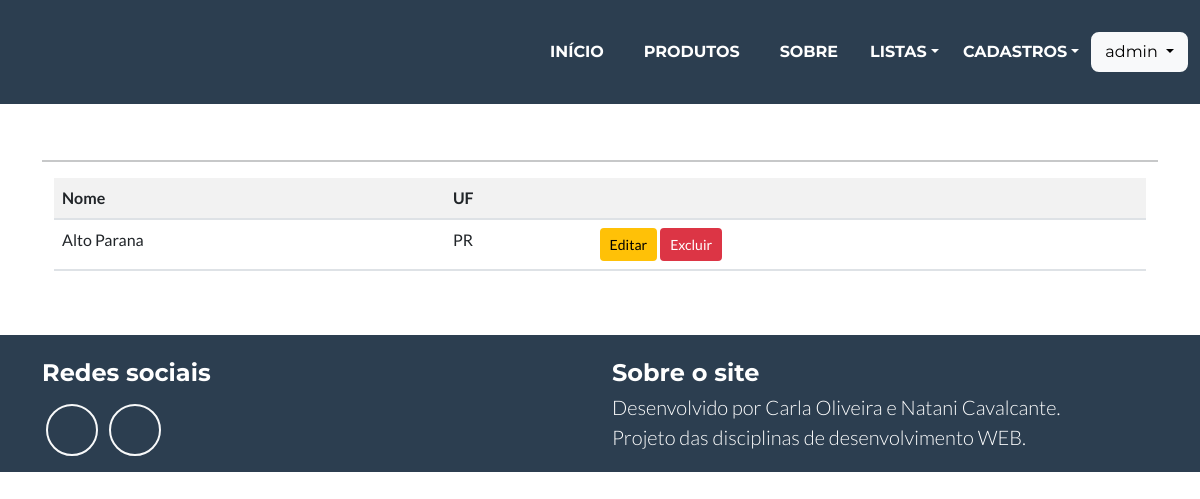
The page /listar/cidade/ (signed in) on the database as committed earlier.
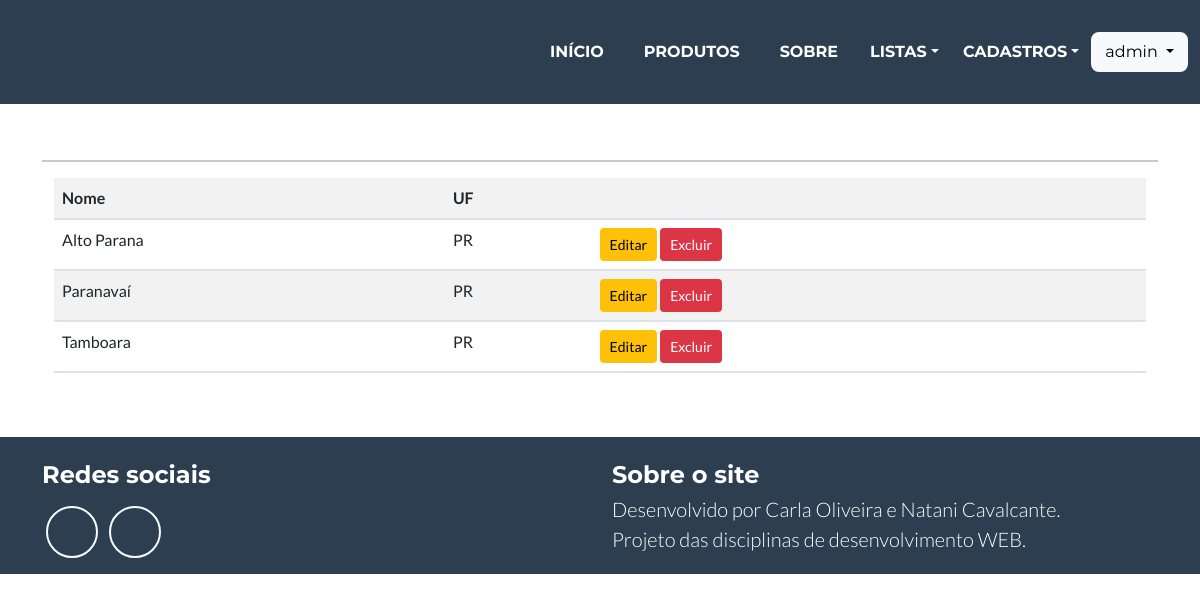
The same page on the database as committed later.
### cadastros/models.py (models this page shows, shortened)
class Cidade(models.Model):
    nome = models.CharField(max_length=50, verbose_name='Cidade')
    estado = models.ForeignKey(Estado, on_delete=models.PROTECT)

class Estado (models.Model):
    nome = models.CharField (max_length=50)
    sigla = models.CharField(max_length=2)

### cadastros/views.py (the view)
# urls.py: path('listar/cidade/', CidadeList.as_view(), name="listar-cidade"),
class CidadeList(LoginRequiredMixin, ListView):
    login_url = reverse_lazy('login')
    model = Cidade
    template_name = 'cadastros/listas/cidade.html'

### cadastros/templates/cadastros/listas/cidade.html
{% extends 'paginas/modelo.html' %}
{% load static %}
{% load crispy_forms_tags %}
{% block conteudo %}
<hr>
<div class="container">
    <div class="table-responsive">
        <table class="table table-striped">
            <tr>
                <th>Nome</th>
                <th>UF</th>
                <th></th>
            </tr>
            {% for cidade in object_list %}
            <tr>
                <td>{{cidade.nome}}</td>
                <td>{{cidade.estado.sigla}}</td>
                <td>
                    <a href="{% url 'editar-cidade' cidade.pk %}" class="btn btn-warning btn-sm" title="Editar">Editar</a>
                    <a href="{% url 'deletar-cidade' cidade.pk %}" class="btn btn-danger btn-sm" title="Excluir">Excluir</a>
                </td>
            </tr>
            {% empty %}
            <tr>
                <td colspan="3">Nenhuma cidade cadastrada!</td>
            </tr>
            {% endfor %}
        </table>
    </div>
</div>
{% endblock %}

Rows that differ between the two databases and show on the page:
added Cidade: nome "Paranavaí", estado.sigla "PR"
added Cidade: nome "Tamboara", estado.sigla "PR"
